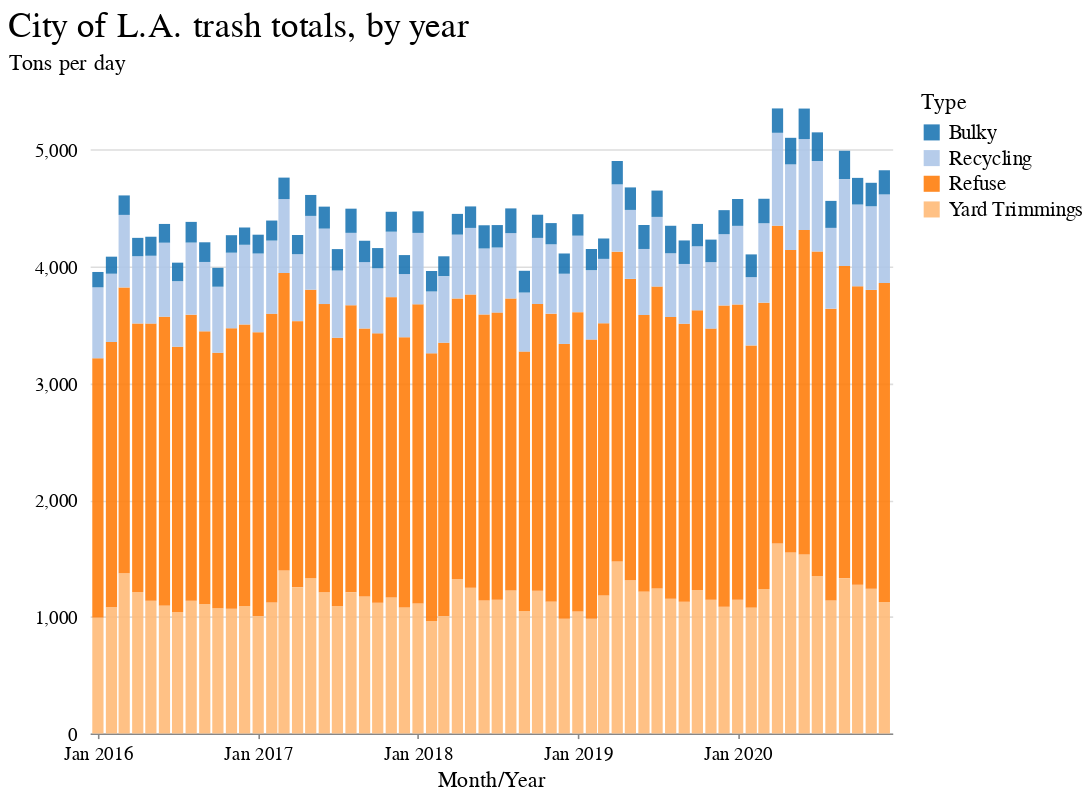

Notebook code for this chart:
### Markdown cell above
### Chart it

### Code cell
area = (
    alt.Chart(month_grp)
    .mark_bar(opacity=0.9, size=7)
    .encode(
        x=alt.X(
            "month_year:T",
            axis=alt.Axis(format="%b %Y", grid=False, tickCount=6),
            title="Month/Year",
        ),
        y=alt.Y(
            "tons_per_day:Q",
            axis=alt.Axis(
                format=",.0f",
                tickCount=4,
                gridColor="#dddddd",
                offset=6,
                tickSize=0,
                domainOpacity=0,
            ),
            title="Tons per day",
        ),
        color=alt.Color(
            "generalcommodity:N",
            title="Type",
            scale=alt.Scale(scheme="category20"),
        ),
    )
    .properties(width=500, height=400, title="City of L.A. trash totals, by year")
)

(area).configure_view(strokeOpacity=0)

### Figure 1 — Vega-Lite specification as saved in the notebook (floating-point values rounded to 4 significant figures; data arrays with more than 128 entries replaced by an {"elided": "..."} marker saying what was removed)
{"config": {"view": {"width": 800, "height": 450, "strokeOpacity": 0}, "background": "#ffffff", "title": {"anchor": "start", "font": "BentonGothic-Bold, sans", "fontColor": "#000000", "fontSize": 22, "fontWeight": "normal"}, "arc": {"fill": "#82c6df"}, "area": {"fill": "#82c6df"}, "line": {"stroke": "#82c6df", "strokeWidth": 3}, "path": {"stroke": "#82c6df"}, "rect": {"fill": "#82c6df"}, "shape": {"stroke": "#82c6df"}, "bar": {"fill": "#82c6df"}, "point": {"stroke": "#82c6df"}, "symbol": {"fill": "#82c6df", "size": 30}, "axis": {"titleFont": "BentonGothic-Bold, sans", "titleFontSize": 14, "titleFontWeight": "normal", "labelFont": "BentonGothic, sans", "labelFontSize": 12, "labelFontWeight": "normal"}, "axisX": {"labelAngle": 0, "labelPadding": 4, "tickSize": 3}, "axisY": {"labelBaseline": "middle", "maxExtent": 45, "minExtent": 45, "tickSize": 2, "titleAlign": "left", "titleAngle": 0, "titleX": -45, "titleY": -11}, "legend": {"titleFont": "BentonGothic-Bold, sans", "titleFontSize": 14, "titleFontWeight": "normal", "symbolType": "square", "labelFont": "BentonGothic, sans", "labelFontSize": 13}, "range": {"category": ["#3580b1", "#ec8431", "#ab7fb4", "#c89d29", "#adc839", "#829eb1"], "diverging": ["#e68a4f", "#f4bb6a", "#f9e39c", "#dadfe2", "#a6b7c6", "#849eae"], "heatmap": ["#fbf2c7", "#f9e39c", "#f8d36e", "#f4bb6a", "#e68a4f", "#d15a40", "#ab4232"], "ordinal": ["#fbf2c7", "#f9e39c", "#f8d36e", "#f4bb6a", "#e68a4f", "#d15a40", "#ab4232"], "ramp": ["#fbf2c7", "#f9e39c", "#f8d36e", "#f4bb6a", "#e68a4f", "#d15a40", "#ab4232"]}}, "data": {"name": "data-429d64daf1a07e4b36c5bb72d6ab5b44"}, "mark": {"type": "bar", "opacity": 0.9, "size": 7}, "encoding": {"color": {"type": "nominal", "field": "generalcommodity", "scale": {"scheme": "category20"}, "title": "Type"}, "x": {"type": "temporal", "axis": {"format": "%b %Y", "grid": false, "tickCount": 6}, "field": "month_year", "title": "Month/Year"}, "y": {"type": "quantitative", "axis": {"domainOpacity": 0, "format": ",.0f", "gridColor": "#dddddd", "offset": 6, "tickCount": 4, "tickSize": 0}, "field": "tons_per_day", "title": "Tons per day"}}, "height": 400, "title": "City of L.A. trash totals, by year", "width": 500, "$schema": "https://vega.github.io/schema/vega-lite/v4.8.1.json", "datasets": {"data-429d64daf1a07e4b36c5bb72d6ab5b44": {"elided": "240 records"}}}
